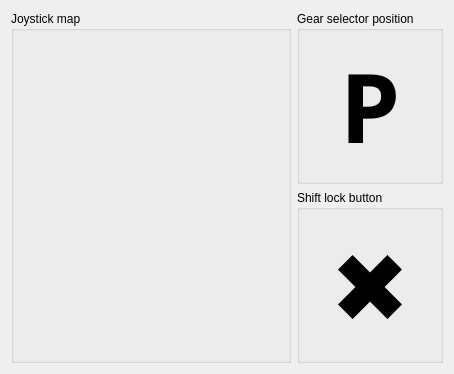
          <widget class="QWidget" name="tab_3">
           <attribute name="title">
            <string>Monitor</string>
           </attribute>
           <layout class="QGridLayout" name="gridLayout_10">
            <item row="0" column="0" rowspan="2">
             <widget class="QGroupBox" name="shifterMapGroupBox_2">
              <property name="sizePolicy">
               <sizepolicy hsizetype="Expanding" vsizetype="Preferred">
                <horstretch>0</horstretch>
                <verstretch>0</verstretch>
               </sizepolicy>
              </property>
              <property name="title">
               <string>Joystick map</string>
              </property>
              <layout class="QGridLayout" name="gridLayout_9">
               <item row="0" column="0">
                <widget class="QGraphicsView" name="prndl_graphicsView">
                 <property name="styleSheet">
                  <string notr="true">background: transparent</string>
                 </property>
                 <property name="frameShape">
                  <enum>QFrame::Shape::NoFrame</enum>
                 </property>
                 <property name="verticalScrollBarPolicy">
                  <enum>Qt::ScrollBarPolicy::ScrollBarAlwaysOff</enum>
                 </property>
                 <property name="horizontalScrollBarPolicy">
                  <enum>Qt::ScrollBarPolicy::ScrollBarAlwaysOff</enum>
                 </property>
                 <property name="alignment">
                  <set>Qt::AlignmentFlag::AlignLeading|Qt::AlignmentFlag::AlignLeft|Qt::AlignmentFlag::AlignTop</set>
                 </property>
                 <property name="renderHints">
                  <set>QPainter::RenderHint::Antialiasing|QPainter::RenderHint::SmoothPixmapTransform|QPainter::RenderHint::TextAntialiasing</set>
                 </property>
                </widget>
               </item>
              </layout>
             </widget>
            </item>
            <item row="0" column="1">
             <widget class="QGroupBox" name="groupBox_6">
              <property name="minimumSize">
               <size>
                <width>120</width>
                <height>0</height>
               </size>
              </property>
              <property name="font">
               <font>
                <family>Segoe UI</family>
               </font>
              </property>
              <property name="title">
               <string>Gear selector position</string>
              </property>
              <layout class="QHBoxLayout" name="horizontalLayout_14">
               <item>
                <widget class="QLabel" name="prndl_gearLabel">
                 <property name="minimumSize">
                  <size>
                   <width>100</width>
                   <height>0</height>
                  </size>
                 </property>
                 <property name="font">
                  <font>
                   <family>Bahnschrift</family>
                   <pointsize>72</pointsize>
                   <italic>false</italic>
                   <bold>true</bold>
                  </font>
                 </property>
                 <property name="text">
                  <string>P</string>
                 </property>
                 <property name="alignment">
                  <set>Qt::AlignmentFlag::AlignCenter</set>
                 </property>
                </widget>
               </item>
              </layout>
             </widget>
            </item>
            <item row="1" column="1">
             <widget class="QGroupBox" name="groupBox_7">
              <property name="minimumSize">
               <size>
                <width>120</width>
                <height>0</height>
               </size>
              </property>
              <property name="font">
               <font>
                <family>Segoe UI</family>
               </font>
              </property>
              <property name="title">
               <string>Shift lock button</string>
              </property>
              <layout class="QHBoxLayout" name="horizontalLayout_19">
               <item>
                <widget class="QLabel" name="prndl_shiftLockButtonMonitorLabel">
                 <property name="minimumSize">
                  <size>
                   <width>100</width>
                   <height>0</height>
                  </size>
                 </property>
                 <property name="font">
                  <font>
                   <family>Bahnschrift</family>
                   <pointsize>72</pointsize>
                   <italic>false</italic>
                   <bold>true</bold>
                  </font>
                 </property>
                 <property name="text">
                  <string>✖️</string>
                 </property>
                 <property name="alignment">
                  <set>Qt::AlignmentFlag::AlignCenter</set>
                 </property>
                </widget>
               </item>
              </layout>
             </widget>
            </item>
           </layout>
          </widget>
